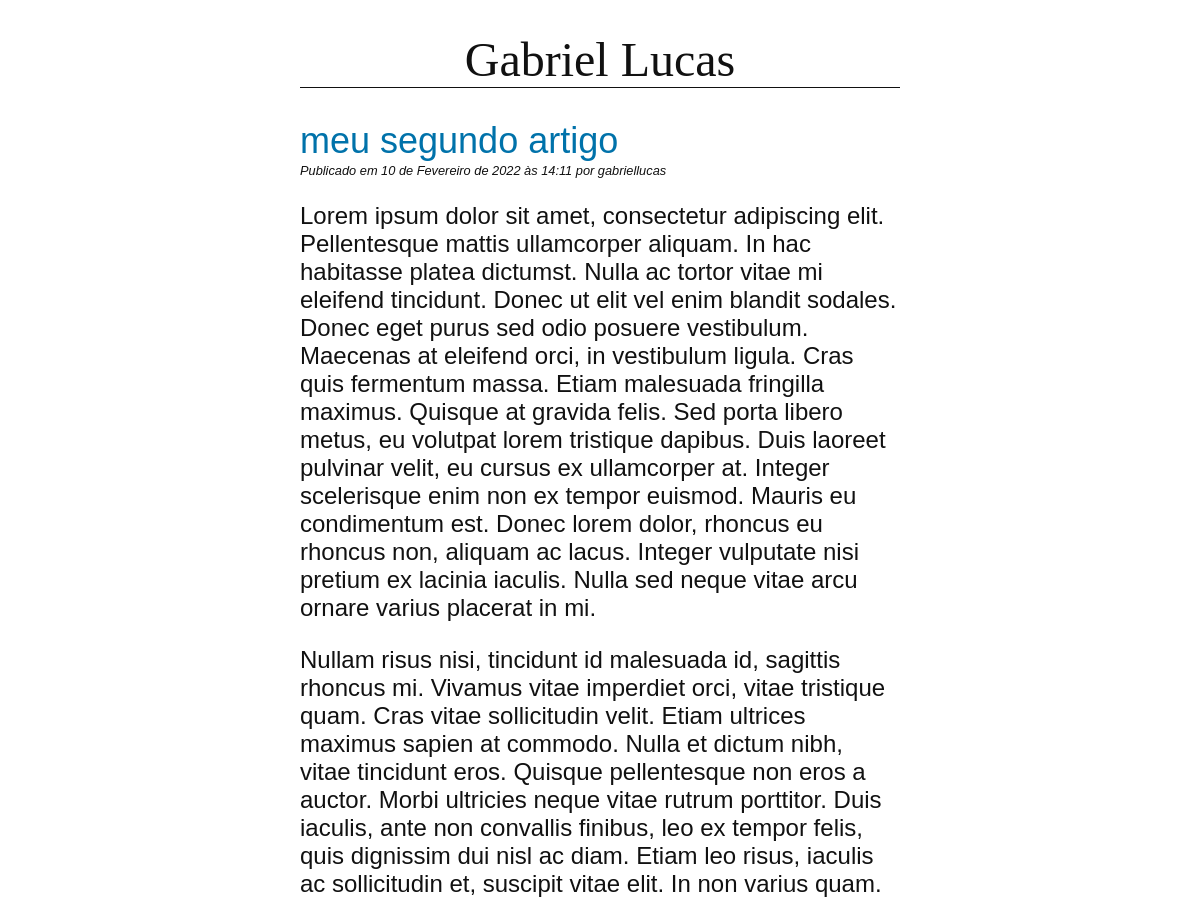
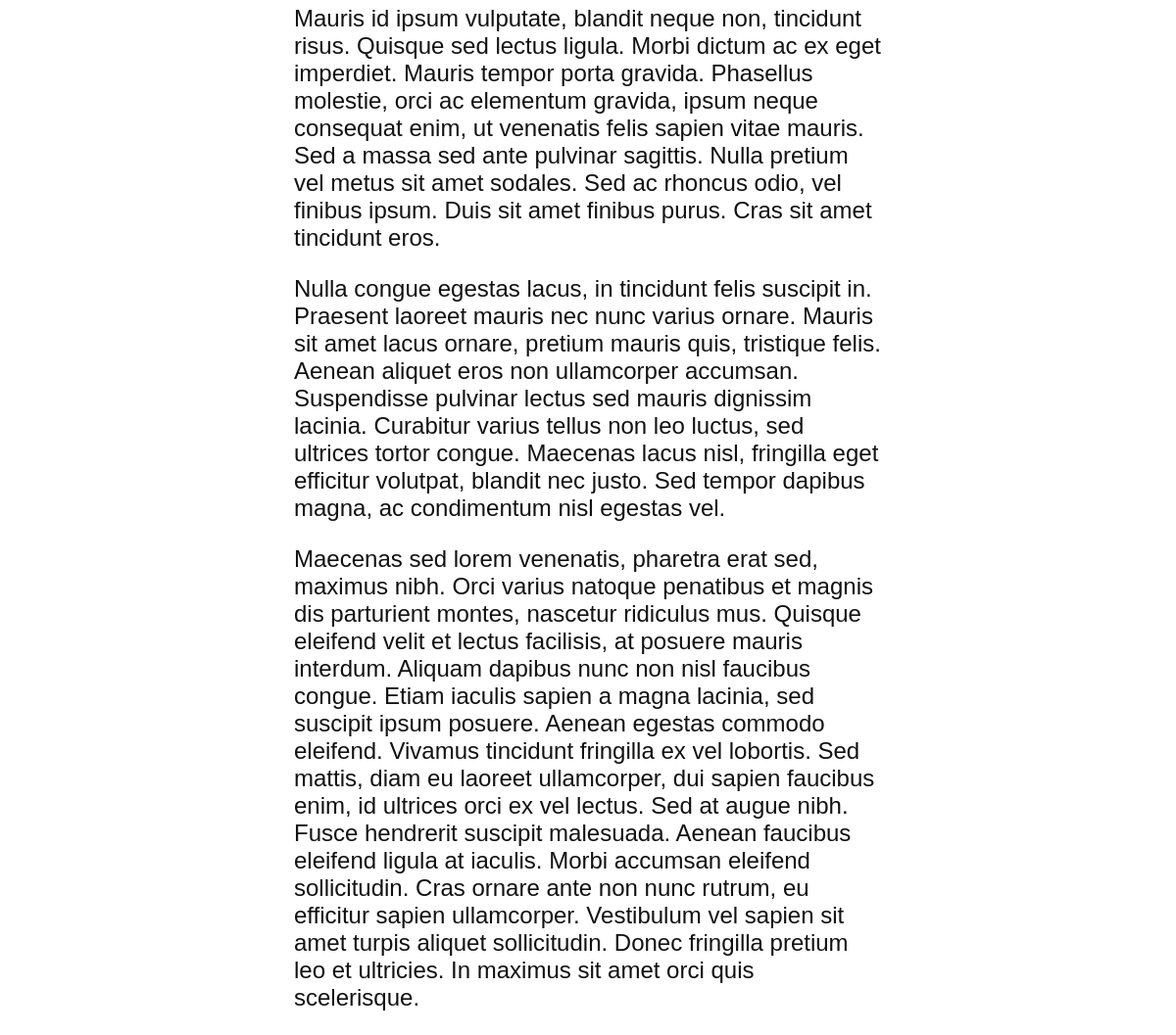
/blog/meu-segundo-artigo/, run on the app's committed database (2 pictures, top to bottom).
### blog/models.py (models this page shows, shortened)
class Post(models.Model):
    title = models.CharField(max_length=255)
    slug = models.SlugField(max_length=255, unique=True)
    author = models.ForeignKey(User, on_delete=models.CASCADE)
    body = models.TextField()
    created = models.DateTimeField(auto_now_add=True)
    update = models.DateTimeField(auto_now=True)
    class Meta:
        ordering = ("-created",)

### blog/views.py (the view)
# urls.py: path("<slug:slug>/", views.PostDetailView.as_view(), name="detail"),
class PostDetailView(DetailView):
    model = Post

### blog/templates/blog/post_detail.html (shortened to what this page needs)
{% extends "blog/base.html" %}
{% block content %}
    <h2>{{ post.title}}</h2>
    <p class="date">
        Publicado em {{ post.created }} por {{ post.author }}
    </p>
    {{ post.body|linebreaks }}
{% endblock %}

### blog/static/css/blog.css (style rules this page uses)
body { margin: 0 25%; font-family: sans-serif; font-size: 1.5rem; color: #111111; }
h2 { color: #0072aa; font-weight: normal; margin-bottom: 1px; }
p.date { font-size: 0.8rem; font-style: italic; margin-top: 1px; }

### data on the page
Post: title "meu segundo artigo", created "10 de Fevereiro de 2022 às 14:11", author "gabriellucas", body "Lorem ipsum dolor sit amet, consectetur adipiscing elit. Pellentesque mattis ullamcorper aliquam. In hac habitasse platea dictumst. Nulla ac tortor vitae mi eleifend tincidunt. Donec ut elit vel enim blandit sodales. Donec eget purus sed odio posuere vestibulum. Maecenas at eleifend orci, in vestibulum ligula. Cras quis fermentum massa. Etiam malesuada fringilla maximus. Quisque at gravida felis. Sed porta libero metus, eu volutpat lorem tristique dapibus. Duis laoreet pulvinar velit, eu cursus ex ullamcorper at. Integer scelerisque enim non ex tempor euismod. Mauris eu condimentum est. Donec lorem dolor, rhoncus eu rhoncus non, aliquam ac lacus. Integer vulputate nisi pretium ex lacinia…"
